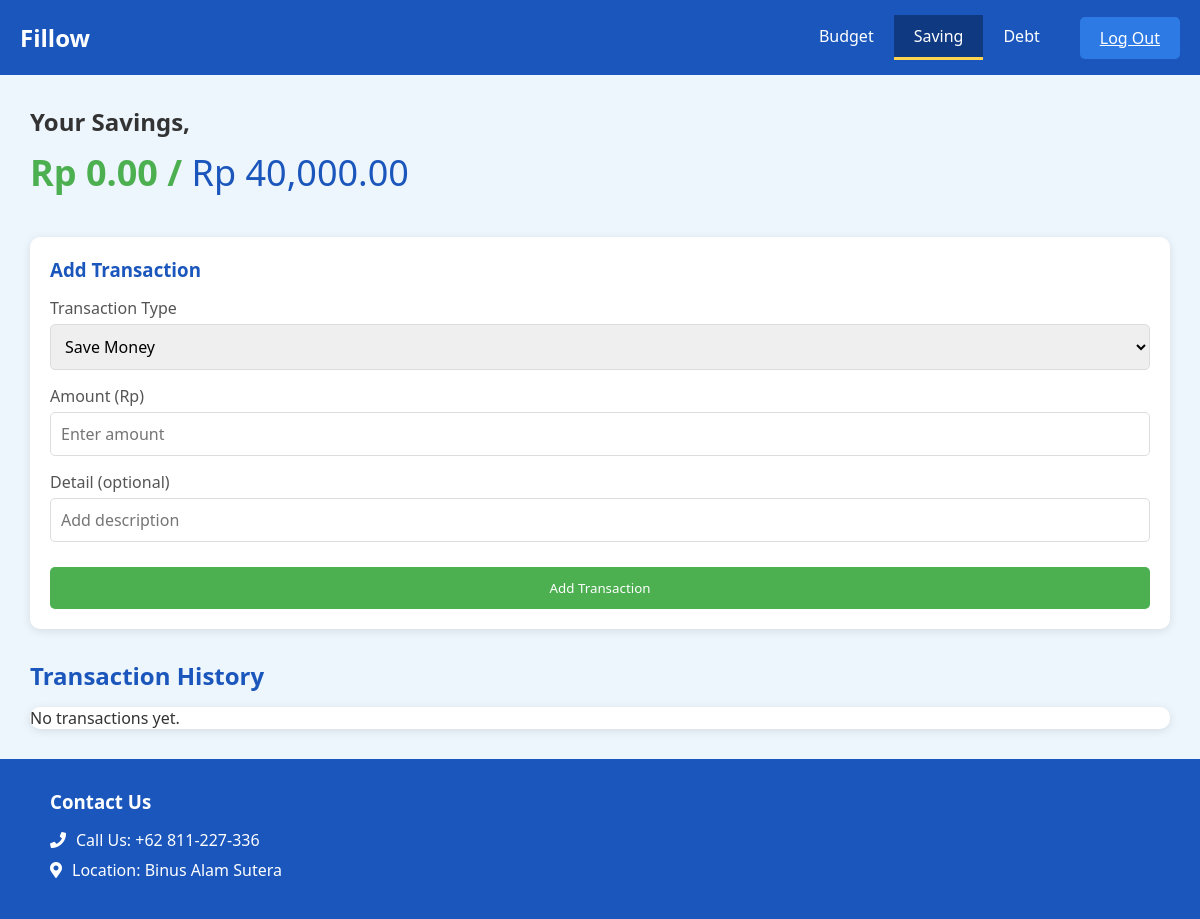
The app's page /savings (signed in), older data.
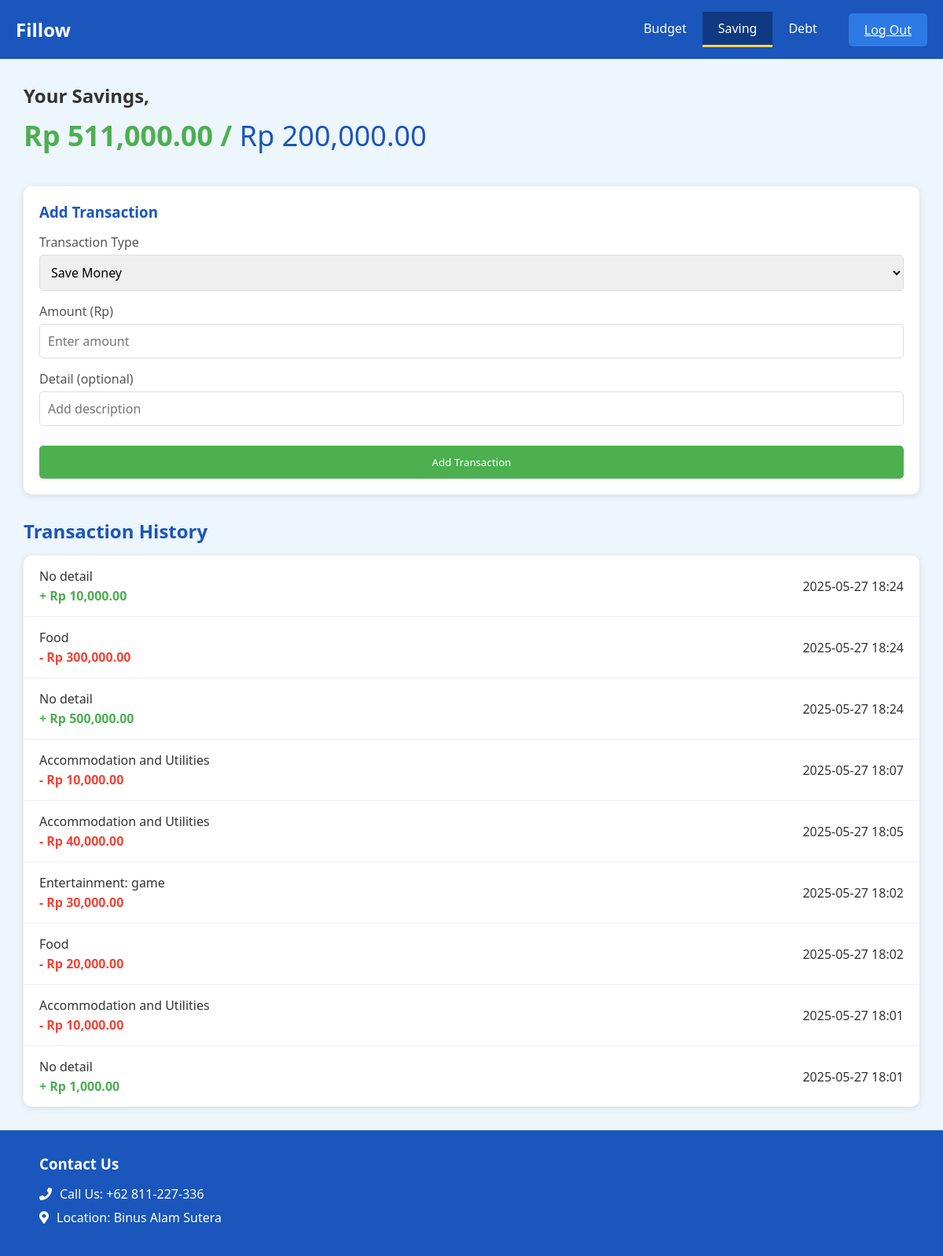
The same page, newer data.
### models.py (models this page shows)
class Savings(db.Model):
    id = db.Column(db.Integer, primary_key=True)
    curr_savings = db.Column(db.Float, nullable=False)
    saving_goal = db.Column(db.Float, nullable=True)  # <-- New field added
    date = db.Column(db.DateTime, nullable=True)
    detail = db.Column(db.Text, nullable=True)

class SavingsTransaction(db.Model):
    id = db.Column(db.Integer, primary_key=True)
    savings_id = db.Column(db.Integer, db.ForeignKey('savings.id'), nullable=False)  # <-- fix here
    action = db.Column(db.String(10), nullable=False)  # 'save' or 'spend'
    amount = db.Column(db.Float, nullable=False)
    detail = db.Column(db.Text, nullable=True)
    date = db.Column(db.DateTime, nullable=False)
    savings = db.relationship('Savings', backref=db.backref('transactions', lazy=True))

### routes.py (the view, shortened to what this page needs)
@BP.route('/savings', methods=['GET', 'POST'])
@login_required_manual
def savings():
    user = get_current_user()
    if not user:
        return redirect(url_for('BP.login'))
    savings = Savings.query.get(user.savings_id) if user.savings_id else None
    budget = user.budget if user else None
    transactions = SavingsTransaction.query.filter_by(savings_id=savings.id).order_by(SavingsTransaction.date.desc()).all() if savings else []
    return render_template(
        'savings.html',
        savings=savings,
        curr_savings=savings.curr_savings if savings else 0,
        saving_goal=savings.saving_goal if savings and savings.saving_goal else 0,
        transactions=transactions,
        budget=budget
    )

### routes.py (called while the page is built)
def login_required_manual(f):
    @wraps(f)
    def decorated_function(*args, **kwargs):
        if 'user_id' not in session:
            if request.headers.get('X-Requested-With') == 'XMLHttpRequest':
                return jsonify(success=False, message="Not logged in"), 401
            return redirect(url_for('BP.login'))
        return f(*args, **kwargs)
    return decorated_function

def get_current_user():
    user_id = session.get('user_id')
    if user_id:
        return User.query.get(user_id)
    return None

### templates/savings.html (shortened to what this page needs)
<!DOCTYPE html>
<html lang="en">
<head>
    <link rel="stylesheet" href="/static/saving.css" />
    <link
      rel="stylesheet"
      href="https://cdnjs.cloudflare.com/ajax/libs/font-awesome/5.15.4/css/all.min.css"
    />
</head>
<body>
    <div class="container">
        <header>
            <div class="logo">Fillow</div>
            <nav>
                <a href="{{ url_for('BP.budget') }}">Budget</a>
                <a href="{{ url_for('BP.savings') }}" class="active">Saving</a>
                <a href="debt.html">Debt</a>
            </nav>
            <a href="{{ url_for('BP_auth.logout') }}" class="log-out">Log Out</a>
        </header>
        <div class="content">
            <h1 class="savings-title">Your Savings,</h1>
            <div class="savings-amount">
                <span id="currentSavings">Rp {{ "{:,.2f}".format(curr_savings) }}</span> /
                <span id="savingsGoal">Rp {{ "{:,.2f}".format(saving_goal) }}</span>
            </div>
            <div class="transaction-form">
                <h3>Add Transaction</h3>
                <form id="transactionForm" method="POST" action="{{ url_for('BP.savings') }}">
                    <div class="form-group">
                        <label for="transactionType">Transaction Type</label>
                        <select id="transactionType" name="action" required>
                            <option value="save">Save Money</option>
                        </select>
                    </div>
                    <div class="form-group">
                        <label for="amount">Amount (Rp)</label>
                        <input
                            type="number"
                            id="amount"
                            name="amount"
                            placeholder="Enter amount"
                            required
                            min="0.01"
                            step="0.01"
                        />
                    </div>
                    <div class="form-group">
                        <label for="detail">Detail (optional)</label>
                        <input type="text" id="detail" name="detail" placeholder="Add description" />
                    </div>
                    <button type="submit" class="submit-btn">Add Transaction</button>
                </form>
            </div>
            <div class="transaction-section">
                <h2>Transaction History</h2>
                <div class="transaction-list" id="transactionList">
                    {% for txn in transactions %}
                    <div class="transaction-item {% if txn.action == 'save' %}income{% else %}expense{% endif %}">
                        <div class="transaction-details">
                            <div class="transaction-category">{{ txn.detail or txn.category or 'No detail' }}</div>
                            <div class="transaction-amount">
                                {% if txn.action == 'save' %}
                                    + Rp {{ "{:,.2f}".format(txn.amount) }}
                                {% else %}
                                    - Rp {{ "{:,.2f}".format(txn.amount) }}
                                {% endif %}
                            </div>
                        </div>
                        <div class="transaction-date">{{ txn.date.strftime('%Y-%m-%d %H:%M') if txn.date else '' }}</div>
                    </div>
                    {% else %}
                    <p>No transactions yet.</p>
                    {% endfor %}
                </div>
            </div>
        </div>
        <footer>
            <div class="footer-content">
                <h3>Contact Us</h3>
                <div class="contact-info">
                    <p><i class="fas fa-phone"></i> Call Us: +62 811-227-336</p>
                    <p><i class="fas fa-map-marker-alt"></i> Location: Binus Alam Sutera</p>
                </div>
            </div>
        </footer>
    </div>
</body>
</html>

### static/saving.css (style rules this page uses)
* { margin: 0; padding: 0; box-sizing: border-box; font-family: 'Segoe UI', Tahoma, Geneva, Verdana, sans-serif; }
body { background-color: #f5f8fc; color: #333; }
.container { width: 100%; margin: 0; padding: 0; box-shadow: 0 0 20px rgba(0, 0, 0, 0.1); display: flex; flex-direction: column; min-height: 100vh; }
header { background-color: #1a56bb; color: white; padding: 15px 20px; display: flex; justify-content: space-between; align-items: center; }
.logo { font-size: 24px; font-weight: bold; }
nav { display: flex; margin-left: auto; margin-right: 20px; }
nav a { color: white; text-decoration: none; padding: 10px 20px; font-weight: 500; transition: all 0.3s ease; }
nav a.active { background-color: #0f3a82; border-bottom: 3px solid #ffd54f; }
.log-out { background-color: #2d7ae5; color: white; border: none; padding: 10px 20px; border-radius: 5px; cursor: pointer; font-weight: 500; transition: all 0.3s ease; }
.content { padding: 30px; background-color: #edf5fd; flex-grow: 1; max-width: 1200px; margin: 0 auto; width: 100%; }
.savings-title { font-size: 24px; margin-bottom: 10px; color: #333; }
.savings-amount { font-size: 36px; font-weight: bold; margin-bottom: 40px; color: #4CAF50; }
#savingsGoal { color: #1a56bb; font-weight: normal; }
.transaction-form { background-color: white; padding: 20px; border-radius: 10px; box-shadow: 0 2px 10px rgba(0, 0, 0, 0.1); margin-bottom: 30px; }
.transaction-form h3 { margin-bottom: 15px; color: #1a56bb; }
.form-group { margin-bottom: 15px; }
.form-group label { display: block; margin-bottom: 5px; font-weight: 500; color: #555; }
.form-group select, .form-group input { width: 100%; padding: 10px; border: 1px solid #ddd; border-radius: 5px; font-size: 16px; }
.submit-btn { background-color: #4CAF50; color: white; border: none; padding: 12px 20px; border-radius: 5px; cursor: pointer; font-weight: 500; transition: all 0.3s ease; width: 100%; margin-top: 10px; }
.transaction-section h2 { margin-bottom: 15px; color: #1a56bb; }
.transaction-list { background-color: white; border-radius: 10px; overflow: hidden; box-shadow: 0 2px 10px rgba(0, 0, 0, 0.1); }
.transaction-item { padding: 15px 20px; border-bottom: 1px solid #eee; display: flex; justify-content: space-between; align-items: center; transition: background-color 0.3s ease; }
.transaction-item:last-child { border-bottom: none; }
.transaction-category { font-weight: 500; margin-bottom: 3px; }
.transaction-amount { font-weight: 600; }
.income .transaction-amount { color: #4CAF50; }
.expense .transaction-amount { color: #F44336; }
footer { background-color: #1a56bb; color: white; padding: 30px 50px; margin-top: auto; }
.footer-content { max-width: 1200px; margin: 0 ; }
.footer-content h3 { margin-bottom: 15px; }
.contact-info p { margin: 8px 0; display: flex; align-items: center; }
.contact-info i { margin-right: 10px; }

Row changes from the older to the newer data that the page shows:
changed Savings: curr_savings "0.00" → "511,000.00"; saving_goal "40,000.00" → "200,000.00"
added SavingsTransaction: detail "No detail", amount "10,000.00", date "2025-05-27 18:24"
added SavingsTransaction: detail "Food", amount "300,000.00", date "2025-05-27 18:24"
added SavingsTransaction: detail "No detail", amount "500,000.00", date "2025-05-27 18:24"
added SavingsTransaction: detail "Accommodation and Utilities", amount "10,000.00", date "2025-05-27 18:07"
added SavingsTransaction: detail "Accommodation and Utilities", amount "40,000.00", date "2025-05-27 18:05"
added SavingsTransaction: detail "Entertainment: game", amount "30,000.00", date "2025-05-27 18:02"
added SavingsTransaction: detail "Food", amount "20,000.00", date "2025-05-27 18:02"
added SavingsTransaction: detail "Accommodation and Utilities", amount "10,000.00", date "2025-05-27 18:01"
added SavingsTransaction: detail "No detail", amount "1,000.00", date "2025-05-27 18:01"
Text that changed along with them:
text no longer shown: "No transactions yet."
